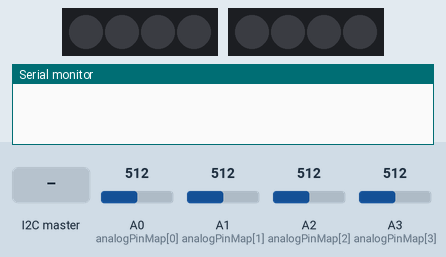
This sketch was run on a simulated Arduino Uno, built with avr-gcc and run on an emulated ATmega328P. Parts: 2 × 4 RGB LEDs in strip order, left to right, the last lines printed to the serial monitor. The inputs (shaded band) are chosen by the test bench; at power-on: A0 (analogPinMap[0]) = 512, A1 (analogPinMap[1]) = 512, A2 (analogPinMap[2]) = 512, A3 (analogPinMap[3]) = 512. Dim RGB values are drawn brighter than linear; random numbers use the default seed unless the sketch sets one.

Above: at 1.2 s.
1.3 s: the I2C master sends the byte 90
At 3.9 s:
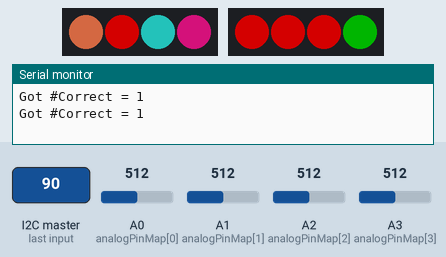
4.3 s: A0 (analogPinMap[0]) set to 632
6.3 s: A0 (analogPinMap[0]) set to 651
At 8.3 s:
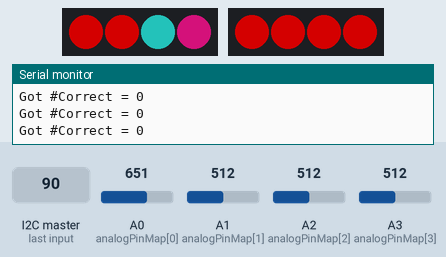
8.6 s: A1 (analogPinMap[1]) set to 398
10.3 s: A1 (analogPinMap[1]) set to 372
At 11.8 s:
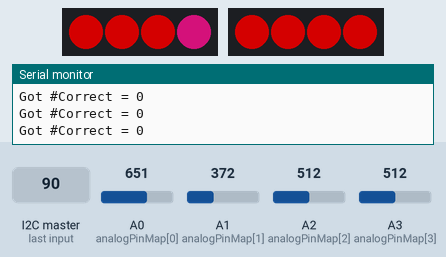
12.6 s: A2 (analogPinMap[2]) set to 392
14.3 s: A2 (analogPinMap[2]) set to 370
At 15.5 s:
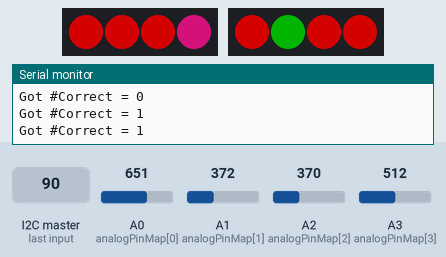
Timing chart, 0 to 17.3 s (numbered marks = the images above; inputs shaded):
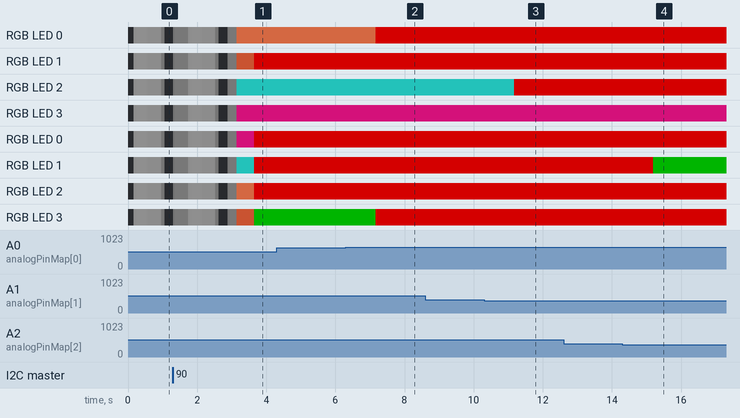

Measured:
- the behaviour switches between 639 and 640 on A0 (analogPinMap[0]) (found by bisection; images 1 and 2)
- the behaviour switches between 384 and 383 on A1 (analogPinMap[1]) (found by bisection; images 2 and 3)
- the behaviour switches between 384 and 383 on A2 (analogPinMap[2]) (found by bisection; images 3 and 4)
- after the input at 6.3 s, RGB LED 0: RGB(128, 63, 40) → RGB(128, 0, 0) after 0.86 s; RGB LED 3: RGB(0, 64, 0) → RGB(128, 0, 0) after 0.86 s
- after the input at 10.3 s, RGB LED 2: RGB(16, 89, 85) → RGB(128, 0, 0) after 0.88 s
- after the input at 14.3 s, RGB LED 1: RGB(128, 0, 0) → RGB(0, 64, 0) after 0.89 s

The sketch:

wire-it.ino
```cpp
#include <FastLED.h>
#include<Wire.h>
// #define TESTING
enum state {
  IDLE,
  START_GAME,
  WAIT_GAME,
  END_GAME,
  CLEANUP
};


CRGB leftStrip[4];
CRGB rightStrip[4];

#define leftStripDataPin 5
#define rightStripdataPin 4

int l2r_mapping[4];
int completion[4];
int connected[4];
int connection_reading[4];


int analogPinMap[4] = { A0, A1, A2, A3 };

CRGB pal[11] = { CRGB::DeepSkyBlue, CRGB::DeepPink, CRGB::Coral, CRGB::Gold, CRGB::Indigo, CRGB::LightSeaGreen, CRGB::MintCream, CRGB::SteelBlue, CRGB::SlateGray, CRGB::Plaid, CRGB::Orchid };  // hardcoded color bindings
// CRGB pal[4] = {CRGB::Red, CRGB::Yellow, CRGB::Blue, CRGB::HotPink}; // debug palette
int game_difficulty = 1;

struct mailbox {
  int score;
  bool ready;
};
volatile struct mailbox mailbox;
volatile state current_state, next_state;
volatile int should_start_game = 0;
void OnWireRequest();
void OnWireReceive();

void setup() {
  // put your setup code here, to run once:
  Serial.begin(9600);
  FastLED.addLeds<WS2812B, leftStripDataPin, GRB>(leftStrip, 4);
  FastLED.addLeds<WS2812B, rightStripdataPin, GRB>(rightStrip, 4);
  FastLED.setBrightness(128);
  FastLED.clear();

  //init i2c
  Wire.begin(0xA);
  Wire.onReceive(OnWireReceive);
  Wire.onRequest(OnWireRequest);
  randomSeed(analogRead(A0));
  current_state = IDLE;

}

void DrawLEDPairMap() {
  // update LED strip based on pair matrix.
  // strip placement is revesed.
  for (int i = 0; i < 4; i++) {
    if (completion[i]) {
      rightStrip[3-i] = CRGB::Green;
      leftStrip[3-l2r_mapping[i]] = CRGB::Green;
    } else if (!connected[i]) {
      // disconnected - show color pair
      rightStrip[3-i] = pal[i];
      leftStrip[3-l2r_mapping[i]] = pal[i];
    }
  }
for(int i = 0 ; i < 4 ; i++){
    //Basically there isn't a way to do  this without bias towards left or right handedness? That seems wrong.
     if (connected[i] && !completion[i]) {
      // connected but wrong --> shows the LHS connector RED?
      // also the RHS which it should be connected to as RED?
      // need to consider the logic more closely
      // we don't preserve what the connection actually is. -- now in connection_reading


      //If we're here, that means leftSide[i] is connected to something, that is incorrect
      //We then illuminate the correct location with the rightstrip of what the left-based wire should be at
      //But we could alternatively just red-highlight the incorrect connection as well.


      rightStrip[3-i] = CRGB::Red;

      // oh; this does not work because it gets set in the next step by something else accessing it
      leftStrip[3-connection_reading[i]] = CRGB::Red;
      // rightStrip[l2r_mapping[i]] = CRGB::Red;
      // int rev_connect = -1
      // Serial.print("Set to RED: L pin @ reading ");
      // Serial.println(connection_reading[i]);

    }

  }
  FastLED.show();
}


void UpdateCompletionMap() {
  for (int i = 0; i < 4; i++) {
    int reading = round(analogRead(analogPinMap[i]) / 256.0);
    // Serial.print("Pi

    completion[i] = (reading == l2r_mapping[i]);
    connected[i] = (reading != 4);
    connection_reading[i] = reading;
  }
}

bool IsGameComplete(){
  int correct = 0;
  for(int i= 0; i < 4 ;i ++){
    if (completion[i]) correct++;
  }
  Serial.print("Got #Correct = ");
  Serial.println(correct);
  return correct == 4;
}

void loop() {

  switch (current_state) {
    case IDLE:
      next_state = should_start_game ? START_GAME : IDLE;
      #ifdef TESTING
      next_state = START_GAME;
      #endif
    // idle coloration
    for(int i =0 ; i< 628; i++){
        for(int j = 0; j < 4; j++){
          int color = (sin(i/100.)+1)*0.5*32;
          CRGB col = CRGB(color, color, color);
          leftStrip[j] =  col;
          rightStrip[j] = col;
        }
        FastLED.show();

    }


      break;

    case START_GAME:
      FastLED.clear();
      should_start_game = false; // unset!


      // fisher_yates shuffle -> initialize
      for(int i = 0; i < 4; i++){
        l2r_mapping[i] = i;
      }

      for(int i =0 ;i < 4; i++){
        int swp_idx = 4-1-i;
        int rand_idx = random(4-i);
        //swap elements @ rand_idx & swp_idx
        int tmp = l2r_mapping[swp_idx];
        l2r_mapping[swp_idx] = l2r_mapping[rand_idx];
        l2r_mapping[rand_idx] = tmp;
      }

      // shuffle palette - only first 4 els will be used.
      for(int i =0 ; i < 11 ; i++){
        int swp_idx = 11-1-i;
        int rand_idx = random(11-i);
        //swap elements @ rand_idx & swp_idx
        CRGB tmp = pal[swp_idx];
        pal[swp_idx] = pal[rand_idx];
        pal[rand_idx] = tmp;
      }

      for (int i = 0; i < 4; i++) completion[i] = false;
      next_state = WAIT_GAME;
      break;
    case WAIT_GAME:
      DrawLEDPairMap();
      UpdateCompletionMap();

      next_state = IsGameComplete() ? END_GAME : WAIT_GAME;
      delay(500);
      break;
    case END_GAME:
      mailbox.score = 10;
      mailbox.ready = 1;
      next_state = CLEANUP;
      // show completion indicator
      for(int i =0; i < 10; i++){
        for(int j = 0; j < 4; j++){
          leftStrip[j] = CRGB::Green;
          rightStrip[j] = CRGB::Green;
          FastLED.show();
        }
        delay(50);
        for(int j = 0; j < 4; j++){
          leftStrip[j] = CRGB::Black;
          rightStrip[j] = CRGB::Black;
          FastLED.show();
        }
        delay(50);
      }
      break;
    case CLEANUP:
      // holding state for ack
      next_state = mailbox.ready? CLEANUP:IDLE;
      break;
  }
  current_state = next_state;
}


void OnWireRequest() {
  if (mailbox.ready) {
    Wire.write(mailbox.score);
    mailbox.ready = false;
  } else {
    // ignore this signal.
    Wire.write(0xFF);
  }
}

void OnWireReceive() {
  char c = Wire.read();
  if (c >= 'S' && c <= "Z") {
    // start game
    should_start_game = true;
    // how does difficulty transmission work?
    game_difficulty = c -'S';
  }
}
```
